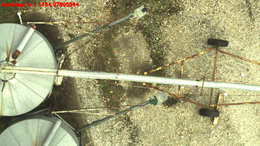
%> input picture onboard_images/frame001378.png, 260 x 146 px, shrunk from 1280 x 720 before the run, given in place of keas1.png, which was not available
$ octave image_correlation.m   (GNU Octave 9; MATLAB toolbox functions it lacks are replaced by stand-ins)
%> lines starting %> are read from the running program, lines starting %| are printed output that depends on the picture; pictures that were not available may be replaced by others from this repository, and a replacement may not be noted
close all
clear all

img = rgb2gray(imread('map/keas1.png'));
%> img: size 146x260 uint8; min 28, max 255, mean 156.9
test_img = rgb2gray(imread('onboard_images/frame001648.png'));
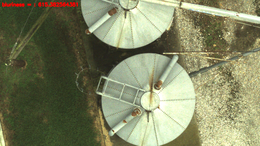
%> input picture onboard_images/frame001648.png, 260 x 146 px, shrunk from 1280 x 720 before the run
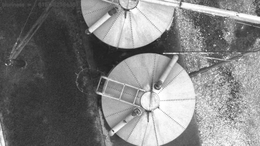
%> test_img: size 146x260 uint8; min 29, max 255, mean 127.2
imshow(test_img)
test_img = imresize(test_img,0.15);
%> test_img: size 22x39 uint8


%rotate test image by yaw angle
test_img = imrotate(test_img,-30);
%> test_img: size 39x45 uint8

u = [1 0 -1]';
v = [1 2 1];
[tMag, tGir] = imgradient(test_img,'Prewitt');
[mMag, mDir] = imgradient(img,'Prewitt');
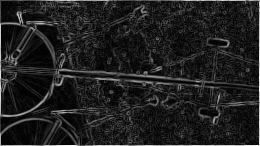
%> mMag: size 146x260 double; min 0, max 752.1, mean 95.8; drawn with min black and max white
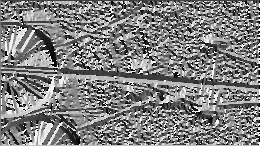
%> mDir: size 146x260 double; min -180, max 179.8, mean 0.8; drawn with min black and max white

nMap = mMag-mean(mean(mMag));
nTest = tMag-mean(mean(tMag));

crr = xcorr2(nMap,nTest);
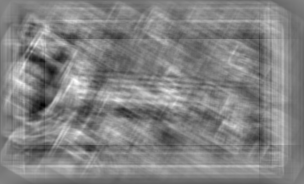
%> crr: size 184x304 double; min -6194185.2, max 5900750.7, mean 0; drawn with min black and max white

[ssr,snd] = max(crr(:));
%> ssr = 5900750.7; snd = 14066
[ij,ji] = ind2sub(size(crr),snd);
%> ij = 82; ji = 77

figure
plot(crr(:))
title('Cross-Correlation')
hold on
plot(snd,ssr,'or')
hold off
text(snd*1.05,ssr,'Maximum')
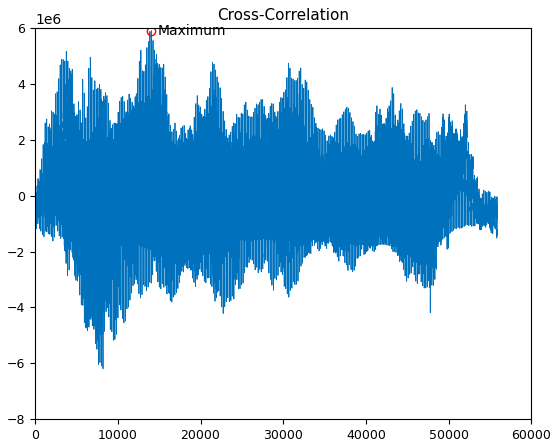
%> figure redrawn from the program's plot data; curve peaks at x = 14066, y = 5900750.7

img(ij:-1:ij-size(test_img,1)+1,ji:-1:ji-size(test_img,2)+1) = rot90(test_img,2);
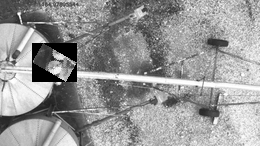
%> img: size 146x260 uint8; min 0, max 255, mean 151.6

figure
imagesc(img)
axis image off
colormap gray
title('Reconstructed')
